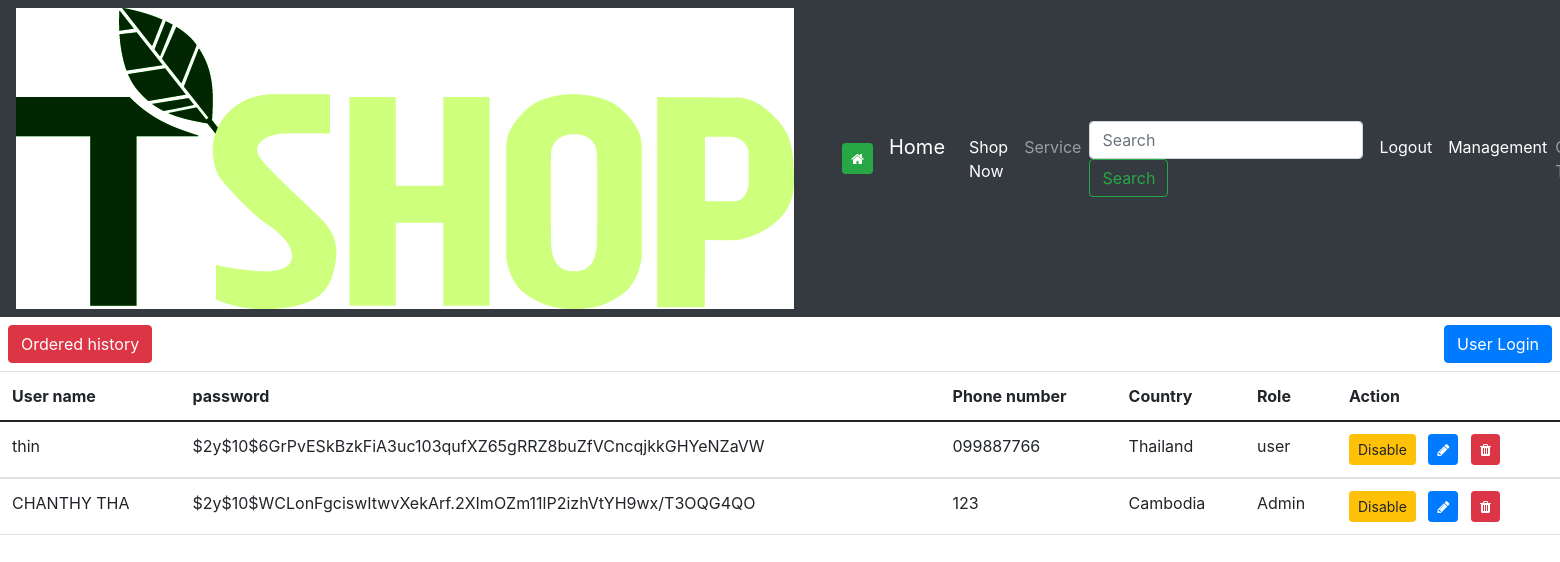
The page /PHP_project/index.php?page=users (signed in) on the database its author committed.
### tables this page shows
CREATE TABLE `customers` (
  `customerid` int(11) NOT NULL,
  `username` varchar(255) NOT NULL,
  `password` varchar(255) NOT NULL,
  `phone` varchar(255) NOT NULL,
  `country` varchar(255) NOT NULL,
  `role` varchar(255) NOT NULL
);

### PHP_project/database/database.php (called while the page is built, shortened)
<?php
    function db() {
        return new mysqli('localhost','root','','khmer_shop');
    }
    function getAllusers(){
        return db()->query("SELECT * FROM  customers ORDER BY customerid DESC ");
    }
?>

### PHP_project/pages/users.php (the view)
<div class="d-flex justify-content-between p-2">
    <a href="index.php?page=orders" class="btn btn-danger">Ordered history</a>
    <a href="" class="btn btn-primary">User Login</a>
</div>
    <table class="table">
        <thead>
            <tr>
                <th scope="col">User name</th>
                <th scope="col">password</th>
                <th scope="col">Phone number</th>
                <th scope="col">Country</th>
                <th scope="col">Role</th>
                <th scope="col">Action</th>
            </tr>
        </thead>
        <?php
            require_once('database/database.php');
            $result = getAllusers();
            foreach($result as $row):
        ?>
            <tbody>
                <tr>
                    <td><?=$row['username']?></td>
                    <td><?=$row['password']?></td>
                    <td><?=$row['phone']?></td>
                    <td><?=$row['country']?></td>
                    <td><?=$row['role']?></td>
                    <td>
                        <a href="" class="btn btn-warning btn-sm mr-2">Disable</a>
                        <a href="edit_customer_html.php?id=<?=$row['customerid']?>" class="btn btn-primary btn-sm mr-2"><i class="fa fa-pencil"></i></a>
                        <a href="delete_customer.php?id=<?=$row['customerid']?>" class="btn btn-danger btn-sm"><i class="fa fa-trash"></i></a>
                    </td>
                </tr>
            </tbody>
        <?php endforeach; ?>
    </table>

### PHP_project/style.css (style rules this page uses)
body { margin: 0; padding: 0; }

### rows shown on the page
customers: username "thin", password "$2y$10$6GrPvESkBzkFiA3uc103qufXZ65gRRZ8buZfVCncqjkkGHYeNZaVW", phone "099887766", country "Thailand", role "user"
customers: username "CHANTHY THA", password "$2y$10$WCLonFgciswItwvXekArf.2XImOZm11lP2izhVtYH9wx/T3OQG4QO", phone "123", country "Cambodia", role "Admin"
